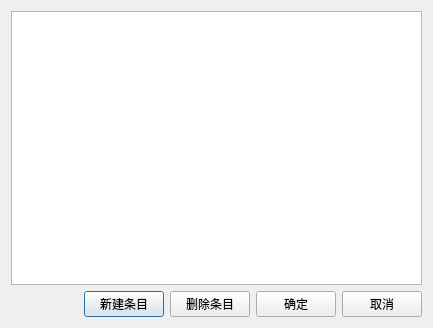
<?xml version="1.0" encoding="UTF-8"?>
<ui version="4.0">
 <class>EditTable</class>
 <widget class="QDialog" name="EditTable">
  <property name="geometry">
   <rect>
    <x>0</x>
    <y>0</y>
    <width>433</width>
    <height>328</height>
   </rect>
  </property>
  <property name="windowTitle">
   <string>编辑数据</string>
  </property>
  <layout class="QHBoxLayout" name="horizontalLayout_3">
   <item>
    <layout class="QVBoxLayout" name="verticalLayout">
     <item>
      <widget class="BjTableView" name="TableView"/>
     </item>
     <item>
      <layout class="QHBoxLayout" name="horizontalLayout_2">
       <item>
        <spacer name="horizontalSpacer">
         <property name="orientation">
          <enum>Qt::Horizontal</enum>
         </property>
         <property name="sizeHint" stdset="0">
          <size>
           <width>40</width>
           <height>20</height>
          </size>
         </property>
        </spacer>
       </item>
       <item>
        <widget class="QPushButton" name="ButtonNewItem">
         <property name="text">
          <string>新建条目</string>
         </property>
        </widget>
       </item>
       <item>
        <widget class="QPushButton" name="ButtonDelItem">
         <property name="text">
          <string>删除条目</string>
         </property>
        </widget>
       </item>
       <item>
        <widget class="QPushButton" name="ButtonOk">
         <property name="text">
          <string>确定</string>
         </property>
        </widget>
       </item>
       <item>
        <widget class="QPushButton" name="ButtonCancel">
         <property name="text">
          <string>取消</string>
         </property>
        </widget>
       </item>
      </layout>
     </item>
    </layout>
   </item>
  </layout>
 </widget>
 <customwidgets>
  <customwidget>
   <class>BjTableView</class>
   <extends>QTableView</extends>
   <header>MainWindow/BjTableView.h</header>
  </customwidget>
 </customwidgets>
 <resources/>
 <connections>
  <connection>
   <sender>ButtonOk</sender>
   <signal>clicked()</signal>
   <receiver>EditTable</receiver>
   <slot>accept()</slot>
   <hints>
    <hint type="sourcelabel">
     <x>302</x>
     <y>311</y>
    </hint>
    <hint type="destinationlabel">
     <x>304</x>
     <y>330</y>
    </hint>
   </hints>
  </connection>
  <connection>
   <sender>ButtonCancel</sender>
   <signal>clicked()</signal>
   <receiver>EditTable</receiver>
   <slot>reject()</slot>
   <hints>
    <hint type="sourcelabel">
     <x>391</x>
     <y>309</y>
    </hint>
    <hint type="destinationlabel">
     <x>394</x>
     <y>325</y>
    </hint>
   </hints>
  </connection>
 </connections>
</ui>
